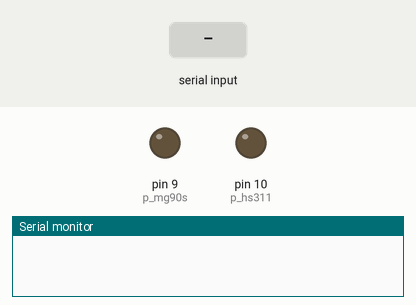
The sketch below on a simulated Arduino Uno, built with avr-gcc and run on an emulated ATmega328P. Parts: output pins drawn as LEDs (lit = HIGH), the last lines printed to the serial monitor. The test bench sets the inputs (shaded band). Pins used as bus, display or sensor lines are not drawn.

Above: at 1.2 s.
1.3 s: "90|45|200\n" received over Serial
At 1.7 s:
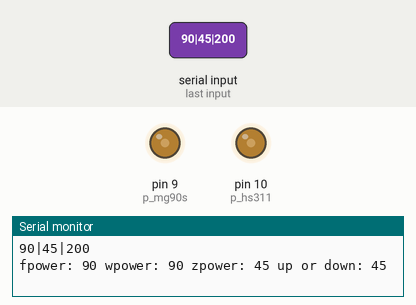
2.8 s: "30|150\n" received over Serial
At 2.88 s:
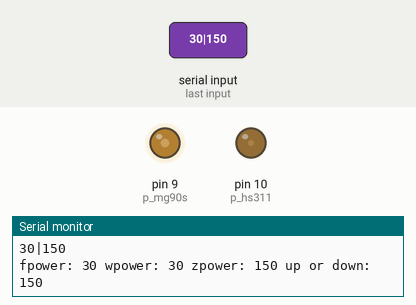
4.4 s: "90|45|200|10\n" received over Serial
At 5.4 s:
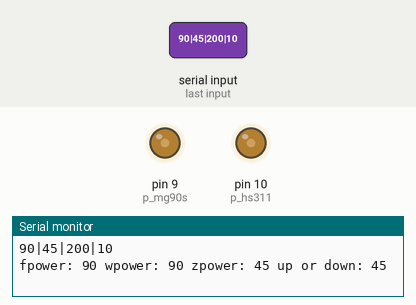
5.9 s: "200\n" received over Serial
At 7.1 s:
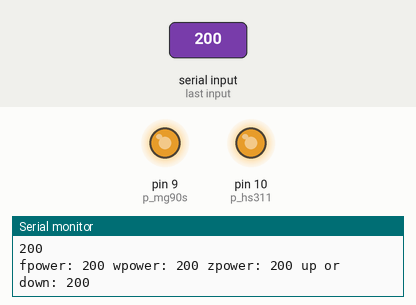
7.6 s: "30|150|10\n" received over Serial
At 7.68 s:
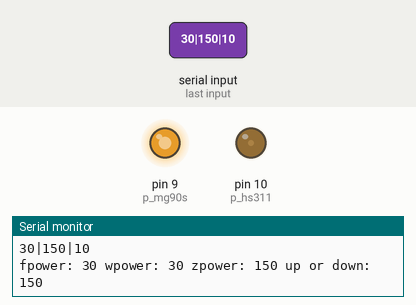
9.2 s: "90|45\n" received over Serial
At 9.9 s:
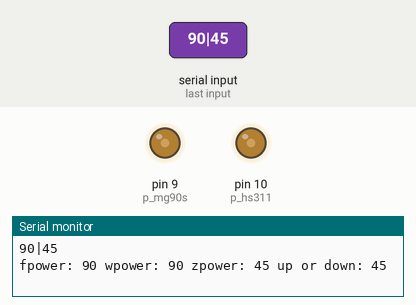
Timing chart, 0 to 11.7 s (numbered marks = the images above; inputs shaded):
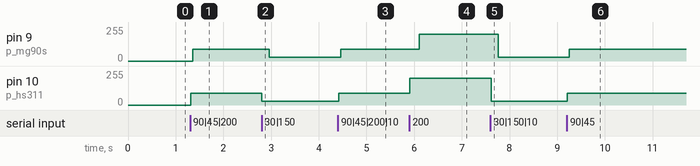

Measured:
- after the input at 1.3 s, pin 9 (p_mg90s): 0/255 → 90/255 after 0.06 s; pin 10 (p_hs311): 0/255 → 90/255 at once
- after the input at 2.8 s, pin 9 (p_mg90s): 90/255 → 30/255 after 0.16 s; pin 10 (p_hs311): 90/255 → 30/255 at once
- after the input at 4.4 s, pin 9 (p_mg90s): 30/255 → 90/255 after 0.06 s; pin 10 (p_hs311): 30/255 → 90/255 at once
- after the input at 5.9 s, pin 9 (p_mg90s): 90/255 → 200/255 after 0.21 s; pin 10 (p_hs311): 90/255 → 200/255 at once
- after the input at 7.6 s, pin 9 (p_mg90s): 200/255 → 30/255 after 0.16 s; pin 10 (p_hs311): 200/255 → 30/255 at once
- after the input at 9.2 s, pin 9 (p_mg90s): 30/255 → 90/255 after 0.05 s; pin 10 (p_hs311): 30/255 → 90/255 at once

The sketch:

ServoMotor_PWM_test.ino.ino
```cpp
//  This example runs on uno.
String inString;
#include <PWM.h>

int p_mg90s = 9;              // signal for mg90 Servo Motor -> 그리퍼 open / close 제어하는 모터
int p_hs311 = 10;             // 그리퍼 rotation 제어하는 모터

int p_zstepCw = 2;            // z축 모터의 경우 핀 두 개로 방향을 제어함.
int p_zstepCcw = 4;           // cw에 펄스를 인가하면 위로 이동, Ccw에 펄스를 인가하면 아래로 이동

//--------------- input parameter --------
//int tw_mg90s=13; //13(min), 19(neutral)->16, 25(max) // 13이면 완전 open(-90도), 25면 완전 close(+90도), 19면 그리퍼를 중간 위치로 이동
//int tw_hs311=19;  //7(min)->6, 19(neutral)->20, 31(max)->32 // 7이면 -90도로 회전, 31이면 +90도로 회전, 19면 중간 위치.
//unsigned int maxPulz=2000; //Input Parameter ~1cm/1000
//boolean Cw=LOW; // Cw가 LOW면 아래로 이동, HIGH면 위로 이동
//------------- End input parameter ----------- 얘들을 입력으로,

//unsigned int nPulz=0;

unsigned int nPul = 0;
boolean pulse_HL = HIGH;

int32_t frequency = 50; //pwm frequency (in Hz)

void setup()
{
  Serial.begin(9600);
  pinMode(p_mg90s, OUTPUT);
  pinMode(p_hs311, OUTPUT);

  //initialize all timers except for 0, to save time keeping functions (ex. delay...)
  InitTimersSafe();
  //sets the frequency for the specified pin
  SetPinFrequencySafe(p_mg90s, frequency); //https://setoo0922.tistory.com/293<-기능설명, 교수님 주신 ppt 첫장보면 20ms(50hz)로 되어있는 그래서 하는 듯
  SetPinFrequencySafe(p_hs311, frequency);

  pinMode(p_zstepCw, OUTPUT);
  pinMode(p_zstepCcw, OUTPUT);

}

void loop()
{
  unsigned int nPulz = 0;
// serial polling to get : finger: tw_mg90s_pw,  wrist: tw_hs311, zmotor: maxPulz, Cw
// At serial date received, only single trial to set nPulz=0,
  while (Serial.available())
{
  // Reference: https://steemit.com/kr-arduino/@codingman/serial-string
  String inString = Serial.readStringUntil('\n'); //finger값,wrist값|z펄스수,z방향
  Serial.println(inString);

  int index_divide=inString.indexOf('|');
  int len=inString.length();

  String paramG=inString.substring(0, index_divide);
  String paramZ=inString.substring(index_divide+1,len);

  int lenG=paramG.length();
  int lenZ=paramZ.length();

  int index_Gf = paramG.indexOf(',');
  int index_Z = paramZ.indexOf(',');

//  int x = inString.substring(0, index_x).toInt();
//  int y = inString.substring(index_x+1, index_z).toInt();
//  int z = inString.substring(index_z+1, index_y).toInt();

  unsigned int fpower = (unsigned int)paramG.substring(0, index_Gf).toInt(); // finger의 움직이는 정도 25~13
  unsigned int wpower= (unsigned int)paramG.substring(index_Gf+1, lenG).toInt(); // , wrist는 19~31, 펄스 수
  unsigned int zpower= (unsigned int)paramZ.substring(0, index_Z).toInt(); //Z축 이동 펄스 수
  unsigned int updown = (unsigned int)paramZ.substring(index_Z+1,lenZ).toInt(); //  High일 때 아래로, Low일 때 위로 Z축 이동.


  // 시리얼 모니터에서 입력을 확인하는 부분
  Serial.print("fpower: ");
  Serial.print(fpower);
  Serial.print(" wpower: ");
  Serial.print(wpower);
  Serial.print(" zpower: ");
  Serial.print(zpower);
  Serial.print(" up or down: ");
  Serial.print(updown);
  Serial.print("\n");
// end serial polling

  // direction 신호를 실제 인가하는 부분
  pwmWrite(p_hs311, wpower); //gripper wrist rotate
  for (nPul; nPulz<=zpower; nPulz++){
        if(nPulz<zpower) {
          if(updown==LOW) {
            digitalWrite(p_zstepCw,pulse_HL);
            } else {digitalWrite(p_zstepCcw,pulse_HL);} // Cw가 LOW면 앞쪽 코드 실행(Cw 핀에 펄스를 줌), Cw가 HIGH면 뒤쪽 코드 실행 (Ccw에 펄스를 줌)
        pulse_HL=!pulse_HL;
        delay(1);
      }
    }

  //delay(1000);
  pwmWrite(p_mg90s, fpower); //gripper finger close
  //pwmWrite(p_hs311,0);
  }//z축 모터

}

// 동작 원리
// 1. while (Serial.available()) 구문을 통해 입력받은 시리얼 데이터가 있다면 while문으로 들어간다.
// 2. 입력받은 시리얼 데이터를 기준에 맞게 split하고, 변수에 저장한다.
// 3. 저장한 변수를 바탕으로 모터를 제어한다.
// 3-1. 먼저 wrist를 제어한다(로봇의 손목 부분을 구동).
// 3-2. 이후 z축 모터를 제어한다(펄스 개수만큼 z축으로 이동).
// 3-3. 마지막으로 그리퍼를 제어한다(펄스 값에 따라 그리퍼가 움직임).
```
